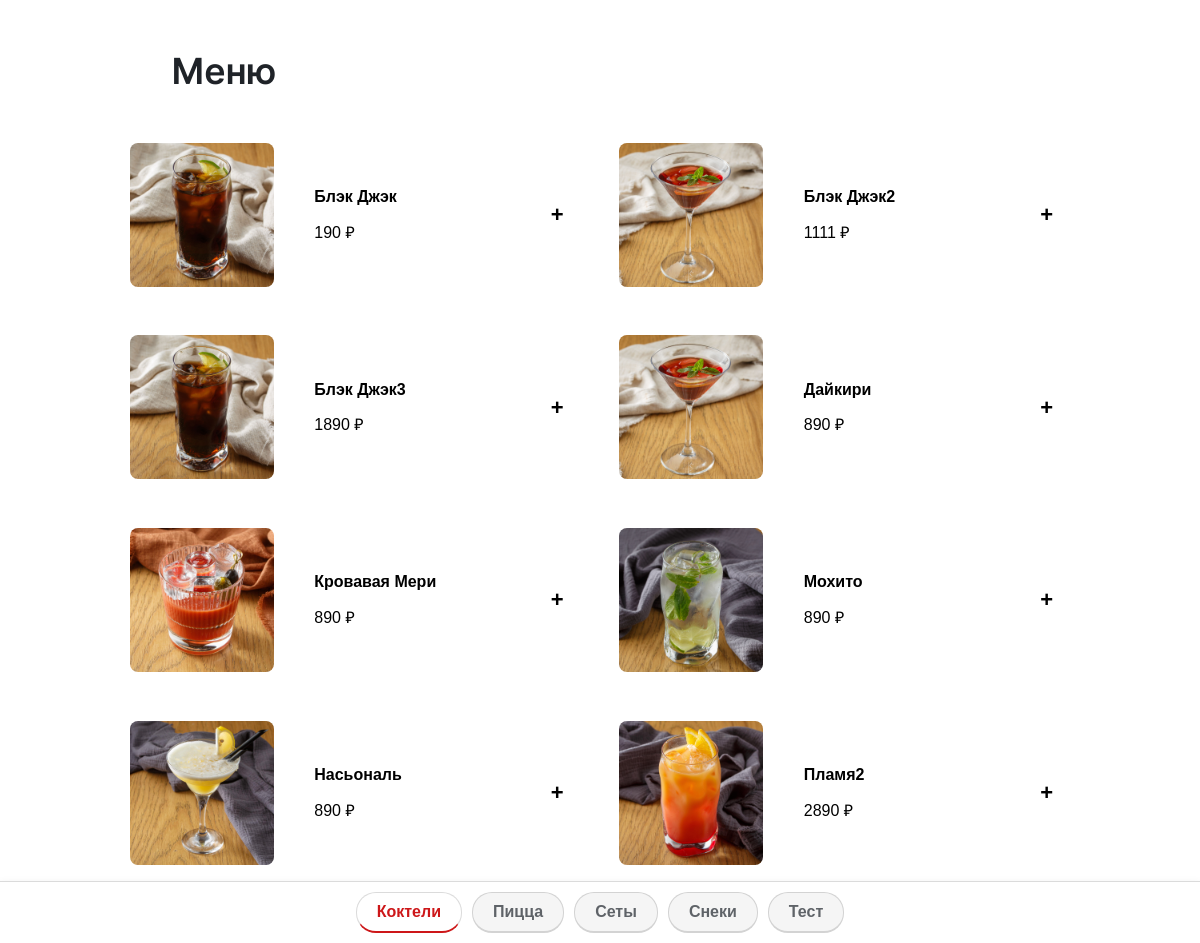
The app's page /menu-alt.php with its own data.
### tables this page shows
CREATE TABLE IF NOT EXISTS menu_items (
  id INT NOT NULL AUTO_INCREMENT,
  external_id VARCHAR(64) DEFAULT NULL,
  name VARCHAR(255) NOT NULL,
  description TEXT DEFAULT NULL,
  composition TEXT DEFAULT NULL,
  price DECIMAL(10,2) NOT NULL,
  cost DECIMAL(10,2) NOT NULL DEFAULT 0.00,
  image VARCHAR(255) DEFAULT NULL,
  calories INT DEFAULT NULL,
  protein INT DEFAULT NULL,
  fat INT DEFAULT NULL,
  carbs INT DEFAULT NULL,
  category VARCHAR(50) NOT NULL,
  created_at TIMESTAMP NOT NULL DEFAULT CURRENT_TIMESTAMP,
  updated_at TIMESTAMP NULL DEFAULT CURRENT_TIMESTAMP ON UPDATE CURRENT_TIMESTAMP,
  available TINYINT(1) NOT NULL DEFAULT 1,
  archived_at DATETIME DEFAULT NULL,
  PRIMARY KEY (id),
  UNIQUE KEY uniq_menu_items_external_id (external_id),
  KEY idx_menu_items_available_category (available, category, name),
  KEY idx_menu_items_archived (archived_at)
);

### db.php (called while the page is built, shortened)
<?php
require_once __DIR__ . '/tenant_runtime.php';
if (file_exists(__DIR__ . '/RedisCache.php')) {
    require_once __DIR__ . '/RedisCache.php';
}
class Database
{
    private $connection;
    private static $instance = null;
    private $preparedStatements = [];
    private $redisCache = null;
    private $menuCacheTtl;
    private $categoriesCacheTtl;
    private function __construct()
    {
        $this->menuCacheTtl = $this->resolveCacheTtl('MENU_CACHE_TTL', self::MENU_CACHE_TTL);
        $this->categoriesCacheTtl = $this->resolveCacheTtl('CATEGORIES_CACHE_TTL', self::CATEGORIES_CACHE_TTL);
        if (class_exists('RedisCache')) {
            $this->redisCache = RedisCache::getInstance();
        }
    }
    private function resolveCacheTtl(string $key, int $default): int
    {
        $envValue = getenv($key);
        return $default;
    }
    public static function getInstance()
    {
        if (self::$instance === null) {
            self::$instance = new self();
        }
        return self::$instance;
    }
    private function connect()
    {
        try {
            $this->tenantContext = tenant_runtime_require_resolved();
            $persistentEnv = getenv('DB_PDO_PERSISTENT');
            $usePersistent = filter_var($persistentEnv !== false ? $persistentEnv : '1', FILTER_VALIDATE_BOOLEAN);
            $dbHost = (string)($this->tenantContext['tenant_db_host'] ?? DB_HOST);
            $dbName = (string)($this->tenantContext['tenant_db_name'] ?? DB_NAME);
            $dbUser = (string)($this->tenantContext['tenant_db_user'] ?? DB_USER);
            $dbPass = (string)($this->tenantContext['tenant_db_pass'] ?? DB_PASS);
            $this->connection = new PDO(
                "mysql:host=" . $dbHost . ";dbname=" . $dbName . ";charset=utf8mb4",
                $dbUser,
                $dbPass,
                [
                    PDO::ATTR_ERRMODE => PDO::ERRMODE_EXCEPTION,
                    PDO::ATTR_DEFAULT_FETCH_MODE => PDO::FETCH_ASSOC,
                    PDO::ATTR_EMULATE_PREPARES => false,
                    PDO::ATTR_PERSISTENT => $usePersistent,
                    PDO::ATTR_TIMEOUT => 5,
                    PDO::MYSQL_ATTR_INIT_COMMAND => "SET NAMES utf8mb4 COLLATE utf8mb4_unicode_ci",
                    PDO::MYSQL_ATTR_USE_BUFFERED_QUERY => true,
                    PDO::MYSQL_ATTR_COMPRESS => true
                ]
            );
            $this->connection->exec("SET sql_mode=(SELECT REPLACE(@@sql_mode,'ONLY_FULL_GROUP_BY',''))");
            $this->connection->exec("SET time_zone='+03:00'");
        } catch (PDOException $e) {
            error_log("DB Connection Error: " . $e->getMessage());
            header('HTTP/1.1 503 Service Unavailable');
            die("Ошибка подключения к базе данных. Пожалуйста, попробуйте позже.");
        }
    }
    private function prepareCached($sql)
    {
        if (!isset($this->preparedStatements[$sql])) {
            $this->preparedStatements[$sql] = $this->connection->prepare($sql);
        }
        return $this->preparedStatements[$sql];
    }
    public function getMenuItems($category = null, bool $availableOnly = true)
    {
        $cacheKey = ($availableOnly ? 'menu_items_' : 'menu_items_all_') . ($category ?: 'all');
        if ($this->redisCache) {
            $cached = $this->redisCache->get($cacheKey);
        }
        try {
            $sql = "SELECT id, external_id, name, description, composition, price, image,
                   calories, protein, fat, carbs, category, available, archived_at
                   FROM menu_items
                   WHERE archived_at IS NULL";
            if ($category) {
                $sql .= " AND category = :category";
            }
            $sql .= " ORDER BY category, name";
            $stmt = $this->prepareCached($sql);
            if ($category) {
                $stmt->bindValue(':category', $category, PDO::PARAM_STR);
            }
            $stmt->execute();
            $result = $stmt->fetchAll();
            if ($this->redisCache) {
                $this->redisCache->set($cacheKey, $result, $this->menuCacheTtl);
            }
            return $result;
        } catch (PDOException $e) {
            error_log("getMenuItems Error: " . $e->getMessage());
            return [];
        }
    }
    public function getUniqueCategories()
    {
        $cacheKey = 'categories_unique';
        if ($this->redisCache) {
            $cached = $this->redisCache->get($cacheKey);
        }
        try {
            $stmt = $this->prepareCached(
                "SELECT DISTINCT category
                 FROM menu_items
                 WHERE available = 1
                   AND archived_at IS NULL
                 ORDER BY category"
            );
            $stmt->execute();
            $result = $stmt->fetchAll();
            if ($this->redisCache) {
                $this->redisCache->set($cacheKey, $result, $this->categoriesCacheTtl);
            }
            return $result;
        } catch (PDOException $e) {
            error_log("getUniqueCategories Error: " . $e->getMessage());
            return [];
        }
    }
    public function close()
    {
        $this->connection = null;
        self::$instance = null;
    }
}
?>

### session_init.php (called while the page is built, shortened)
<?php
require_once __DIR__ . '/tenant_runtime.php';
$labusCtx = defined('LABUS_CTX') ? (string)LABUS_CTX : 'web';
require_once __DIR__ . '/db.php';
if (session_status() === PHP_SESSION_ACTIVE) {
    $csrfToken = $_SESSION['csrf_token'] ?? '';
    if (empty($csrfToken)) {
        $csrfToken = bin2hex(random_bytes(16));
    }
}
if (session_status() === PHP_SESSION_ACTIVE && $labusCtx === 'web') {
    try {
        $db = Database::getInstance();
    } catch (Exception $e) {
        error_log("Brand globals load failed: " . $e->getMessage());
        $GLOBALS['siteName']           = 'labus';
        $GLOBALS['siteTagline']        = 'Меню ресторана';
        $GLOBALS['siteDesc']           = '';
        $GLOBALS['contactPhone']       = '';
        $GLOBALS['contactAddress']     = '';
        $GLOBALS['logoUrl']            = '';
        $GLOBALS['faviconUrl']         = '/icons/favicon.ico';
        $GLOBALS['socialTg']           = '';
        $GLOBALS['socialVk']           = '';
        $GLOBALS['hideLabusBranding']  = false;
        $GLOBALS['customDomain']       = '';
    }
}
?>

### RedisCache.php (called while the page is built, shortened)
<?php
class RedisCache {
    private static $instance = null;
    private function __construct() {
        $this->available = $this->connect();
    }
    public static function getInstance() {
        if (self::$instance === null) {
            self::$instance = new self();
        }
        return self::$instance;
    }
    private function connect() {
        if (!extension_loaded('redis') || !class_exists('Redis')) {
            return false;
        }
    }
    public function get($key) {
        return null;
    }
    public function set($key, $data, $ttl = 300) {
        return true;
    }
}
?>

### tenant_runtime.php (called while the page is built, shortened)
<?php
function tenant_normalize_host(?string $host): string
{
    $host = trim((string)$host);
    return strtolower(trim($host));
}
function tenant_current_host(): string
{
    $candidates = [
        $_SERVER['HTTP_HOST'] ?? null,
        $_SERVER['SERVER_NAME'] ?? null,
        getenv('APP_HOST') ?: null,
    ];
    foreach ($candidates as $candidate) {
        $normalized = tenant_normalize_host($candidate);
        if ($normalized !== '') {
            $host = $normalized;
            return $host;
        }
    }
    $host = '';
    return $host;
}
function tenant_current_scheme(): string
{
    $forwardedProto = strtolower((string)($_SERVER['HTTP_X_FORWARDED_PROTO'] ?? ''));
    return 'http';
}
function tenant_build_base_url(string $host): string
{
    return tenant_current_scheme() . '://' . $host;
}
function tenant_legacy_context(): array
{
    $host = tenant_current_host();
    $providerHost = $host !== '' ? $host : (tenant_provider_hosts()[0] ?? 'menu.labus.pro');
    $tenantDbHost = defined('TENANT_DB_HOST') ? (string)TENANT_DB_HOST : (defined('DB_HOST') ? (string)DB_HOST : '127.0.0.1');
    return [
        'state' => 'resolved',
        'mode' => 'provider',
        'tenant_id' => 0,
        'brand_slug' => 'labus',
        'tenant_db_host' => $tenantDbHost,
        'tenant_db_name' => (string)DB_NAME,
        'tenant_db_user' => (string)DB_USER,
        'tenant_db_pass' => (string)DB_PASS,
        'current_host' => $providerHost,
        'primary_host' => $providerHost,
        'base_url' => tenant_build_base_url($providerHost),
        'primary_base_url' => tenant_build_base_url($providerHost),
        'cookie_domain' => '',
        'is_provider' => true,
        'control_db_enabled' => false,
        'resolved_from' => 'legacy',
    ];
}

### menu-alt.php (the view, shortened to what this page needs)
<?php
if (!defined('PUBLIC_MENU')) {
    require_once __DIR__ . '/session_init.php';
}
if (!isset($categories)) {
    $categories = $db->getUniqueCategories();
}
$activeCategory = $_COOKIE['activeMenuCategory'] ?? ($categories[0]['category'] ?? '');
$includeMenuCss = empty($GLOBALS['menu_css_in_head']);
?>
<?php if ($includeMenuCss): ?>
<!DOCTYPE html>
<html lang="ru">
<head>
    <link rel="stylesheet" href="/css/fa-styles.min.css">
    <link rel="stylesheet" href="/css/fa-purged.min.css">
    <link rel="stylesheet" href="/css/menu-alt.min.css">
    <link rel="stylesheet" href="/auto-fonts.php?v=<?= htmlspecialchars($appVersion ?? $_SESSION['app_version'] ?? '1.0.0') ?>">
</head>
<body>
<?php endif; ?>
    <section id="menu" class="section menu">
        <div class="container">
            <div class="section-header-menu">
                <h2>Меню</h2>
                <a href="cart.php" class="order-summary-btn">
                    <span class="order-total">0 ₽</span>
                    <i class="fas fa-shopping-cart"></i>
                </a>
            </div>
            <div class="menu-tabs-container">
                <div class="menu-tabs">
                    <?php foreach ($categories as $category): ?>
                        <button class="tab-btn <?= $category['category'] === $activeCategory ? 'active' : '' ?>"
                            data-tab="<?= htmlspecialchars($category['category']) ?>">
                            <?= htmlspecialchars($category['category']) ?>
                        </button>
                    <?php endforeach; ?>
                </div>
            </div>
            <div class="menu-content">
                <?php foreach ($categories as $index => $category):
                    $items = $db->getMenuItems($category['category'], false);
                    $isActive = $index === 0 ? 'active' : '';
                ?>
                    <div class="tab-pane <?= $isActive ?>" id="<?= htmlspecialchars($category['category']) ?>">
                <?php foreach ($items as $item):
                    $unavail = !$item['available'];
                    $itemMods = $unavail ? [] : $db->getModifiersByItemId((int)$item['id']);
                        ?>
                            <div class="cart-item<?= $unavail ? ' menu-item--unavailable' : '' ?>">
                                <div class="cart-item-info">
                                    <img class="cart-item-image no-drag no-context modal-trigger"
                                        src="<?= htmlspecialchars($item['image']) ?>"
                                        loading="lazy"
                                        alt="<?= htmlspecialchars($item['name']) ?>"
                                        data-composition="<?= htmlspecialchars($item['composition'] ?? '') ?>"
                                        data-calories="<?= (int)($item['calories'] ?? 0) ?>"
                                        data-protein="<?= (int)($item['protein'] ?? 0) ?>"
                                        data-fat="<?= (int)($item['fat'] ?? 0) ?>"
                                        data-carbs="<?= (int)($item['carbs'] ?? 0) ?>"
                                        data-name="<?= htmlspecialchars($item['name']) ?>"
                                        data-image="<?= htmlspecialchars($item['image']) ?>"
                                        data-description="<?= htmlspecialchars($item['description'] ?? '') ?>">
                                    <div>
                                        <div class="cart-item-title"><?= htmlspecialchars($item['name']) ?></div>
                                        <div class="cart-item-price"><?= number_format($item['price'], 0, '.', '') ?> ₽</div>
                                    </div>
                                </div>
                                <div class="menu-item-quantity">
                                    <?php if ($unavail): ?>
                                        <span class="menu-item__stopbadge">Снято</span>
                                    <?php else: ?>
                                    <div class="buy"
                                        data-product-id="<?= $item['id'] ?>"
                                        data-product-name="<?= htmlspecialchars($item['name']) ?>"
                                        data-product-price="<?= $item['price'] ?>"
                                        data-product-image="<?= htmlspecialchars($item['image']) ?>"
                                        data-calories="<?= (int)($item['calories'] ?? 0) ?>"
                                        data-protein="<?= (int)($item['protein'] ?? 0) ?>"
                                        data-fat="<?= (int)($item['fat'] ?? 0) ?>"
                                        data-carbs="<?= (int)($item['carbs'] ?? 0) ?>"
                                        data-csrf="<?= $csrfToken ?>"<?php if ($itemMods): ?> data-modifiers="<?= htmlspecialchars(json_encode($itemMods, JSON_UNESCAPED_UNICODE)) ?>"<?php endif; ?>>
                                        <span class="buy-text">+</span>
                                    </div>
                                    <?php endif; ?>
                                </div>
                            </div>
                        <?php endforeach; ?>
                    </div>
                <?php endforeach; ?>
            </div>
        </div>
    </section>
<?php if ($includeMenuCss): ?>
</body>
</html>
<?php endif; ?>

### records on screen
menu_items: image (picture), name "Блэк Джэк", price "190"
menu_items: image (picture), name "Блэк Джэк2", price "1111"
menu_items: image (picture), name "Блэк Джэк3", price "1890"
menu_items: image (picture), name "Дайкири", price "890"
menu_items: image (picture), name "Кровавая Мери", price "890"
menu_items: image (picture), name "Мохито", price "890"
menu_items: image (picture), name "Насьональ", price "890"
menu_items: image (picture), name "Пламя2", price "2890"

### other values on screen
$category['category'] "Коктели"
$category['category'] "Пицца"
$category['category'] "Сеты"
$category['category'] "Снеки"
$category['category'] "Тест"
